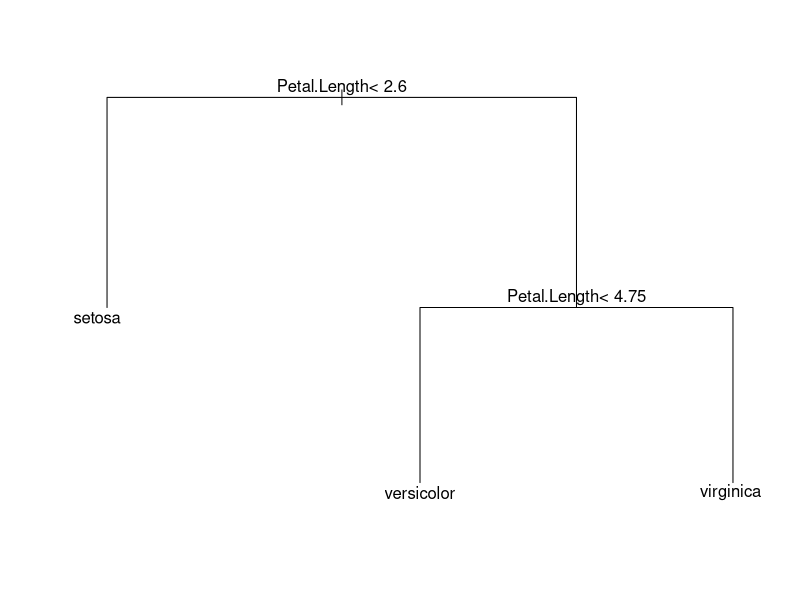

The R source for this figure:
library("rpart")
data("iris")

ind <- sample(1:nrow(iris),nrow(iris)*0.7)
train_data <- iris[ind,]
test_data <- iris[-ind,]

tree <- rpart(Species ~ Sepal.Length+Sepal.Width+Petal.Length+Petal.Width, data = train_data)
par(xpd= NA)
plot(tree)
text(tree,digits = 1)
